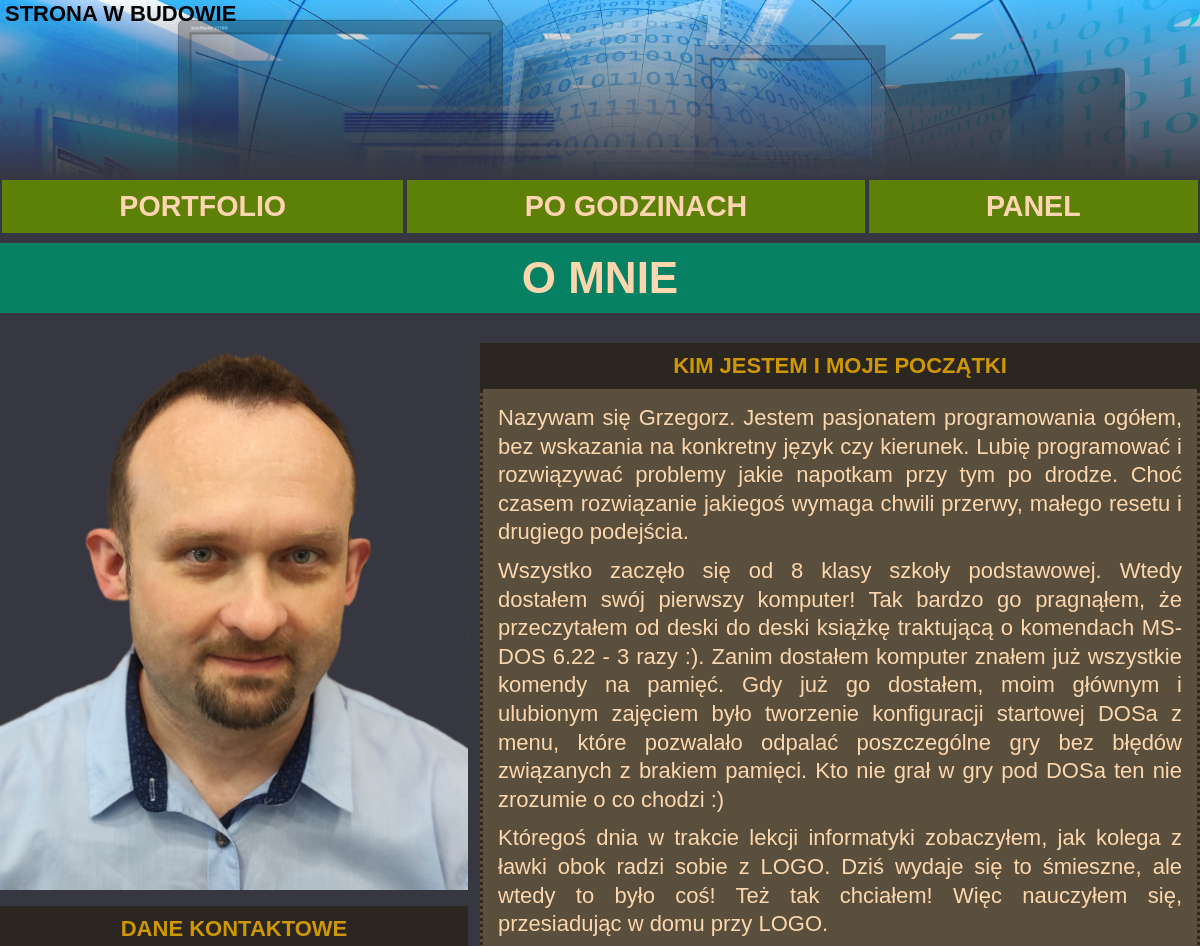
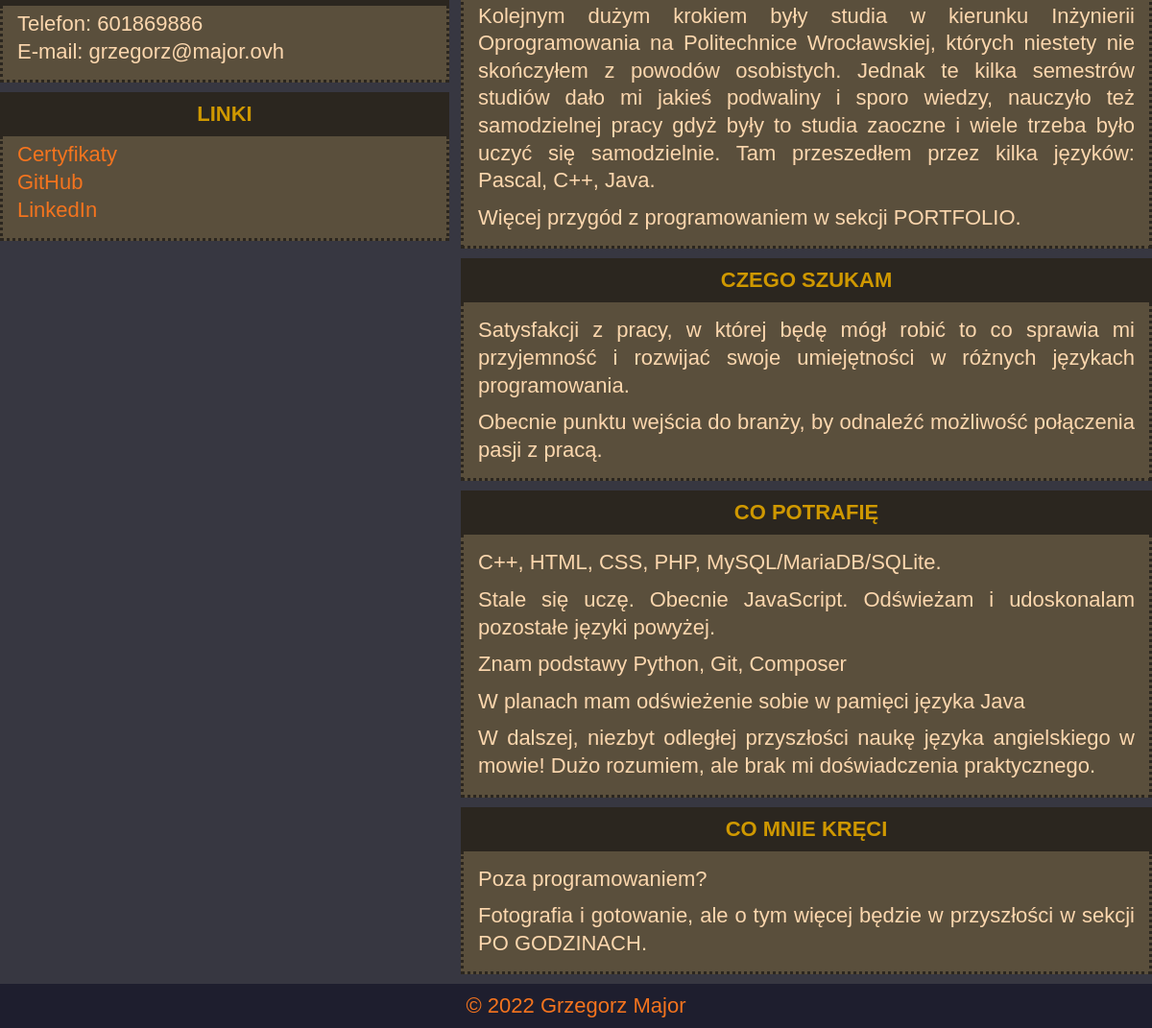
The page / on the database its author committed (2 pictures, top to bottom).
### tables this page shows
CREATE TABLE ABOUTME (Id INTEGER PRIMARY KEY AUTOINCREMENT, Title TEXT NOT NULL, Descr TEXT NOT NULL, Poz INTEGER NOT NULL);

### src/Controller.php (called while the page is built, shortened)
<?php
class Controller {
    private View $view;
    public function __construct (
        private Request $request,
    ) {
        $this->view = new View($this->request->action());
        $this->prtfDB = new dataBase('prtf.db');
    }
    public function process():void {
        $action = $this->request->action();
        $this->$action();
    }
    private function indx():void{
        $this->view->render('indx',['aboutMeLeft'=>$this->prtfDB->getAboutMeLeft(),'aboutMeRight'=>$this->prtfDB->getAboutMeRight()]);
    }
}

### public/index.php (called while the page is built, shortened)
<?php
$request= new Request($_GET,$_POST,$_SERVER,$_FILES);
$controller = new Controller($request);
$controller->process();

### src/View.php (called while the page is built, shortened)
<?php
class View {
    public function render(string $tmplt, array $dataList = []):void {
        include_once __DIR__ . "/../views/layout.php";
    }
}

### src/DataBase/dataBase.php (the view, shortened to what this page needs)
<?php
class dataBase extends SQLite3  {
    public function getAboutMeLeft():string {
        $ret = $this->query("SELECT * FROM ABOUTME;");
        $kod ='';
        while($row = $ret->fetchArray(SQLITE3_ASSOC) ) {
            if ($row['Poz']=="0") {
                $kod=$kod.'<article class="aboutMeLeft">'."\n";
                $kod=$kod.'<h2>'.$row['Title'];
                $kod=$kod.'</h2><div class="aboutMe-div">'."\n";
                $kod=$kod.'<p class="aboutMe-p">'."\n";
                $kod=$kod.$row['Descr']."</p></div>\n";
                $kod=$kod."</article>\n";
            }
        }
        return $kod;
    }
    public function getAboutMeRight():string{
        $ret = $this->query("SELECT * FROM ABOUTME;");
        $kod ='';
        while($row = $ret->fetchArray(SQLITE3_ASSOC) ) {
            if ($row['Poz']=="1") {
                $kod=$kod.'<article class="aboutMeRight">'."\n";
                $kod=$kod.'<h2>'.$row['Title'];
                $kod=$kod.'</h2><div class="aboutMe-div">'."\n";
                $kod=$kod.'<p class="aboutMe-p">'."\n";
                $kod=$kod.$row['Descr']."</p></div>\n";
                $kod=$kod."</article>\n";
            }
        }
        return $kod;
    }
}

### views/layout.php (shortened to what this page needs)
<!DOCTYPE html>
<html lang="pl">
<head>
    <link rel="stylesheet" href=".\style\style.css">
<?php
        if($this->action=="indx") echo '<link rel="stylesheet" href=".\style\omnie.css">';
?>
</head>
<body>
    <header>
        <div class="header-img">
            <img src=".\images\banner.jpg" alt="">
            <p>STRONA W BUDOWIE</p>
        </div>
        <nav class="nav">
            <ul>
<?php
                    if($this->action!="prtf") echo '<li><a class="link" href="/?action=prtf">Portfolio</a></li>';
                    if($this->action!="linki") echo '<li><a class="link" href="/?action=linki">Po godzinach</a></li>';
                    if($this->action!="login") echo '<li><a class="link" href="/?action=login">Panel</a></li>';
?>
            </ul>
        </nav>
    </header>
<?php
        require_once APP_DIR .'/../views/'.$tmplt.'.php';
?>
    <footer>
        <a href="http://www.major.ovh">&copy 2022 Grzegorz Major</a>
    </footer>
</body>
</html>

### views/indx.php
<main class="article-list">
        <h1>O MNIE</h1>
        <section class="aboutMeLeft">
            <img class="aboutMe" src=".\images\foto2.png" alt="">
<?php
                $omnie = $dataList['aboutMeLeft'] ?? null;
                if ($omnie) { echo $omnie; }
?>
        </section>
        <section class="aboutMeRight">
<?php
                $omnie = $dataList['aboutMeRight'] ?? null;
                if ($omnie) { echo $omnie; }
?>
        </section>
</main>

### public/style/style.css (style rules this page uses)
* { margin: 0; padding: 0; box-sizing: border-box; }
:root { --bgPrimaryColor:rgb(55, 55, 65); --fontPrimaryColor:rgb(252, 215, 174); --iconHoverColor:rgb(224, 135, 99); --linkFontPrimaryColor:rgb(255, 212, 176); --linkBgPrimaryColor:rgb(93, 129, 7); --linkHoverFontColor:rgb(255, 212, 176); --linkHoverBgColor:rgb(147, 175, 83); --bgSecondColor:rgb(90, 79, 60); --borderColor:rgb(43, 38, 31); --h2BgPrimaryColor: rgb(43, 38, 31); --h2FontPrimaryColor: rgb(207, 152, 0); --h1FontColor:rgb(255, 212, 176); --h1BgColor:rgb(7, 129, 99); --h1PrtfBgColor:rgb(7, 115, 129); --h1PrtfFontColor:rgb(253, 184, 128); }
.header-img { height: 180px; overflow: hidden; position: relative; }
.header-img :first-child { display: block; width: 100%; min-height: 180px; left:50%; transform: translateX(-50%); position:absolute; top: 0; mask-image: linear-gradient(to bottom, rgba(0,0,0,1), rgba(0,0,0,0)); mask-size: 100% 180px; mask-repeat: no-repeat; mask-position: left top, left bottom; -webkit-mask-image: linear-gradient(to bottom, rgba(0,0,0,1), rgba(0,0,0,0)); -webkit-mask-size: 100% 180px; -webkit-mask-repeat: no-repeat; -webkit-mask-position: left top, left bottom; }
.header-img p { display: block; color:black; opacity: 1; z-index: 1; position:relative; font-weight: 700; }
html { font-family: Arial, Helvetica, sans-serif; background-color:var(--bgPrimaryColor); color:var(--fontPrimaryColor); font-size: 22px; }
.nav ul { list-style: none; display: flex; }
.nav li { flex-grow: 1; text-align: center; padding-left:2px; padding-right: 2px; text-transform: uppercase; }
.link { color:var(--linkFontPrimaryColor); font-weight: bold; font-size: 1.3rem; display: block; transition: 0.1s; background-color:var(--linkBgPrimaryColor); padding: 10px; text-decoration: none; min-height: 100%; }
footer { display:block; width: 100%; text-align: center; background-color:rgb(30, 30, 46); padding: 10px; }
footer a { text-decoration: none; color:rgb(245, 116, 30); animation: footerAnim 5s 0s infinite linear; }

### public/style/omnie.css (style rules this page uses)
h1 { width:100%; padding:10px; text-align: center; text-transform: uppercase; background-color:var(--h1BgColor); font-size: 2rem; animation-name: tloH1; animation-duration: 15s; animation-iteration-count: infinite; animation-direction: normal; animation-timing-function: linear; }
h2 { width:100%; text-transform: uppercase; padding: 10px 5px; background-color:var(--h2BgPrimaryColor); text-align: center; font-size: 1rem; color:var(--h2FontPrimaryColor); }
section.aboutMeLeft { padding-top: 20px; width:39%; margin-right:1%; }
section.aboutMeRight { padding-top: 20px; width:60%; }
.aboutMeLeft a { display:inline-block; text-decoration: none; color:rgb(245, 116, 30); }
img.aboutMe { width:100%; }
p { text-align: justify; word-wrap: break-word; overflow-wrap: break-word; line-height: 1.3; margin-bottom: 10px; padding: 0px 5px; }
.article-list { display: flex; flex-wrap: wrap; padding:10px 0px; }
article.aboutMeLeft { margin-top:10px; background-color:var(--bgSecondColor); }
article.aboutMeLeft div { border: 3px; border-top: 0px; border-color: var(--borderColor); border-style: dotted; padding: 5px; padding-left:10px; padding-right:10px; }
article.aboutMeRight { margin-top:10px; background-color:var(--bgSecondColor); }
article.aboutMeRight div { border: 3px; border-top: 0px; border-color: var(--borderColor); border-style:dotted; padding: 5px; padding-left:10px; padding-right:10px; }

### rows shown on the page
aboutme: Title "DANE KONTAKTOWE", Descr "Telefon: 601869886 E-mail: grzegorz@major.ovh"
aboutme: Title "LINKI", Descr "Certyfikaty GitHub LinkedIn"
aboutme: Title "KIM JESTEM I MOJE POCZĄTKI", Descr "Nazywam się Grzegorz. Jestem pasjonatem programowania ogółem, bez wskazania na konkretny język czy kierunek. Lubię programować i rozwiązywać problemy jakie napotkam przy tym po drodze. Choć czasem rozwiązanie jakiegoś wymaga chwili przerwy, małego resetu i drugiego podejścia. Wszystko zaczęło się od 8 klasy szkoły podstawowej. Wtedy dostałem swój pierwszy komputer! Tak bardzo go pragnąłem, że przeczytałem od deski do deski książkę traktującą o komendach MS-DOS 6.22 - 3 razy :). Zanim dostałem komputer znałem już wszystkie komendy na pamięć. Gdy już go dostałem, moim głównym i ulubionym zajęciem było tworzenie konfiguracji startowej DOSa z menu, które pozwalało odpalać poszczególne gry bez…"
aboutme: Title "CZEGO SZUKAM", Descr "Satysfakcji z pracy, w której będę mógł robić to co sprawia mi przyjemność i rozwijać swoje umiejętności w różnych językach programowania. Obecnie punktu wejścia do branży, by odnaleźć możliwość połączenia pasji z pracą."
aboutme: Title "CO POTRAFIĘ", Descr "C++, HTML, CSS, PHP, MySQL/MariaDB/SQLite. Stale się uczę. Obecnie JavaScript. Odświeżam i udoskonalam pozostałe języki powyżej. Znam podstawy Python, Git, Composer W planach mam odświeżenie sobie w pamięci języka Java W dalszej, niezbyt odległej przyszłości naukę języka angielskiego w mowie! Dużo rozumiem, ale brak mi doświadczenia praktycznego."
aboutme: Title "CO MNIE KRĘCI", Descr "Poza programowaniem? Fotografia i gotowanie, ale o tym więcej będzie w przyszłości w sekcji PO GODZINACH."
